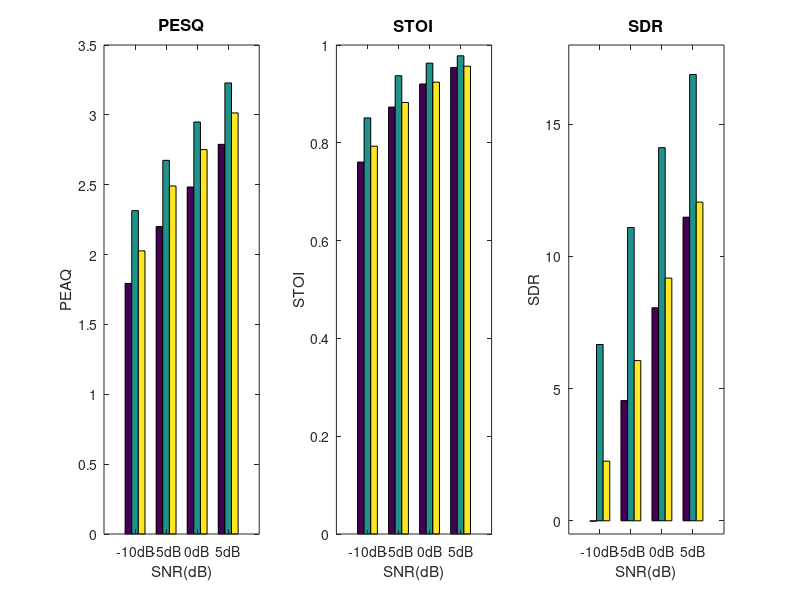

Write the MATLAB code that produced this figure.

load('M.mat');
load('N.mat');
load('L.mat');
figure,
subplot(131),
bar(M,'hist');
set(gca,'XTickLabel',{'-10dB','-5dB','0dB','5dB'});
set(gca,'YTick');
xlabel('SNR(dB)');
ylabel('PEAQ');
title('PESQ','fontsize',12);
subplot(132),
bar(N,'hist');
set(gca,'XTickLabel',{'-10dB','-5dB','0dB','5dB'});
set(gca,'YTick');
xlabel('SNR(dB)');
ylabel('STOI');
title('STOI','fontsize',12);
subplot(133),
bar(L,'hist');axis([0 5 -0.5 18])
set(gca,'XTickLabel',{'-10dB','-5dB','0dB','5dB'});
set(gca,'YTick');
xlabel('SNR(dB)');
ylabel('SDR');
title('SDR','fontsize',12);